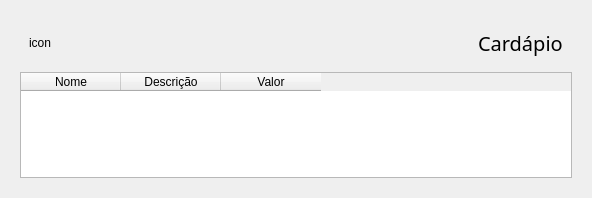
<?xml version="1.0" encoding="UTF-8"?>
<ui version="4.0">
 <class>Form</class>
 <widget class="QWidget" name="Form">
  <property name="geometry">
   <rect>
    <x>0</x>
    <y>0</y>
    <width>592</width>
    <height>198</height>
   </rect>
  </property>
  <property name="windowTitle">
   <string>Form</string>
  </property>
  <layout class="QVBoxLayout" name="verticalLayout_2">
   <item>
    <widget class="QFrame" name="frame">
     <property name="frameShape">
      <enum>QFrame::NoFrame</enum>
     </property>
     <property name="frameShadow">
      <enum>QFrame::Raised</enum>
     </property>
     <layout class="QVBoxLayout" name="verticalLayout">
      <item>
       <widget class="QFrame" name="frame_2">
        <property name="frameShape">
         <enum>QFrame::NoFrame</enum>
        </property>
        <property name="frameShadow">
         <enum>QFrame::Raised</enum>
        </property>
        <layout class="QHBoxLayout" name="horizontalLayout">
         <item>
          <widget class="QLabel" name="label_2">
           <property name="text">
            <string>icon</string>
           </property>
          </widget>
         </item>
         <item>
          <spacer name="horizontalSpacer">
           <property name="orientation">
            <enum>Qt::Horizontal</enum>
           </property>
           <property name="sizeHint" stdset="0">
            <size>
             <width>40</width>
             <height>20</height>
            </size>
           </property>
          </spacer>
         </item>
         <item>
          <widget class="QLabel" name="label">
           <property name="font">
            <font>
             <family>Arial Black</family>
             <pointsize>15</pointsize>
            </font>
           </property>
           <property name="text">
            <string>Cardápio</string>
           </property>
          </widget>
         </item>
        </layout>
       </widget>
      </item>
      <item>
       <widget class="QTableWidget" name="tableWidget">
        <column>
         <property name="text">
          <string>Nome</string>
         </property>
        </column>
        <column>
         <property name="text">
          <string>Descrição</string>
         </property>
        </column>
        <column>
         <property name="text">
          <string>Valor</string>
         </property>
        </column>
       </widget>
      </item>
     </layout>
    </widget>
   </item>
  </layout>
 </widget>
 <resources/>
 <connections/>
</ui>
